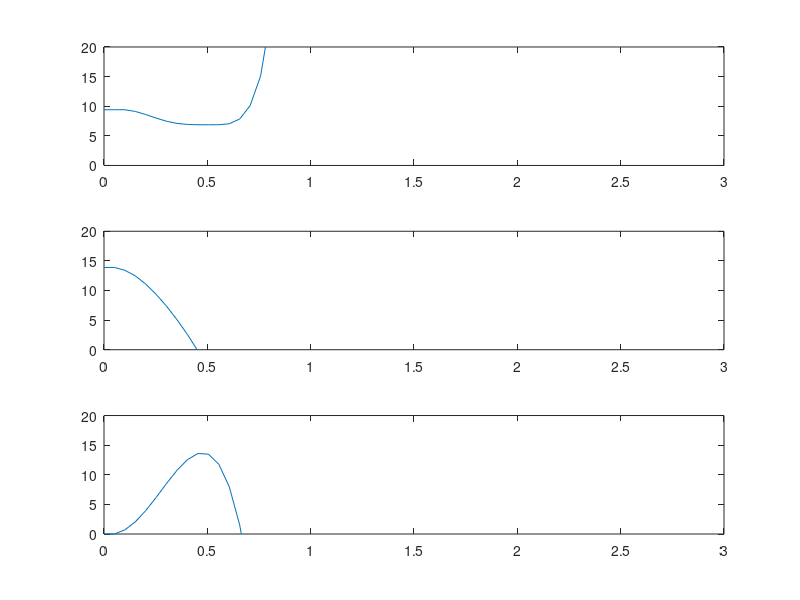

The MATLAB source for this figure:
clear all
clc


r = 30

dt = linspace(0,5,100);
uh = 0.7

v = zeros(1, length(dt));
x = zeros(1, length(dt));
a = zeros(1, length(dt));

v(1) = 50/3.6;
x(1) = 0;
a(1) = -sqrt(((9.81*uh).^2)+((v(1).^2)/r).^2);


fx = @(t,x,v) x+v*t;
fa = @(t,v) -sqrt(((9.81*uh).^2)+((v.^2)/r).^2);
fv = @(t,v,a) v + a*t;

for i = 2:length(dt)
    a(i) = fa(dt(i-1),v(i-1));
    v(i) = fv(dt(i-1), v(i-1), a(i-1));
    x(i) = fx(dt(i-1), x(i-1), v(i-1));
end

subplot(3,1,1)
plot(dt,-a)
ylim([0 20])
xlim([0 3])

subplot(3,1,2)
plot(dt,v)
ylim([0 20])
xlim([0 3])

subplot(3,1,3)
plot(dt,x)
ylim([0 20])
xlim([0 3])



